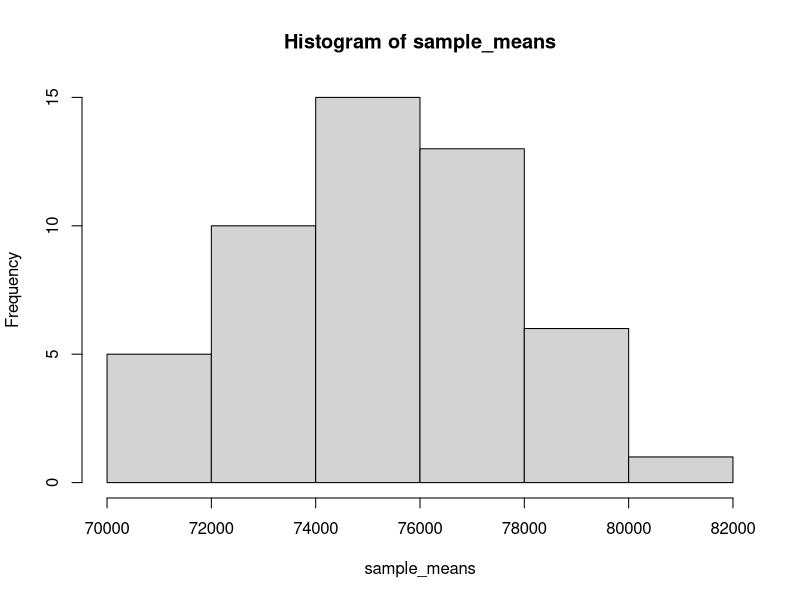

Write the R code that produced this figure.
## ---- chunk 1
  mock_housing_prices <- sample(50000:100000, 300)
  sample_size <- 50; num_simulations <- 50
  sample_means <<- rep(NA, num_simulations)
  for (i in 1:num_simulations) {
    s <- sample(mock_housing_prices, sample_size, replace=TRUE)
    sample_means[i] <- mean(s)
  }
  boot_mean <- mean(sample_means)
  boot_se <- sd(sample_means) / sqrt(sample_size)
  boot_ci_95 <- boot_mean + c(-1, 1) * 1.96 * boot_se
  boot_ci_95
## ---- chunk 2
hist(sample_means)
